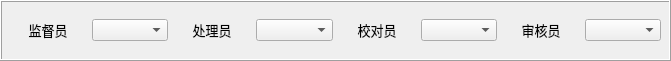
     <widget class="QFrame" name="frame_7">
      <property name="geometry">
       <rect>
        <x>460</x>
        <y>540</y>
        <width>671</width>
        <height>61</height>
       </rect>
      </property>
      <property name="frameShape">
       <enum>QFrame::Box</enum>
      </property>
      <property name="frameShadow">
       <enum>QFrame::Raised</enum>
      </property>
      <widget class="QWidget" name="layoutWidget">
       <property name="geometry">
        <rect>
         <x>10</x>
         <y>10</y>
         <width>651</width>
         <height>41</height>
        </rect>
       </property>
       <layout class="QGridLayout" name="gridLayout_11">
        <item row="0" column="0">
         <widget class="QLabel" name="label_51">
          <property name="font">
           <font>
            <family>黑体</family>
            <pointsize>10</pointsize>
            <weight>50</weight>
            <italic>false</italic>
            <bold>false</bold>
            <underline>false</underline>
           </font>
          </property>
          <property name="layoutDirection">
           <enum>Qt::LeftToRight</enum>
          </property>
          <property name="styleSheet">
           <string notr="true">font: 10pt &quot;黑体&quot;;</string>
          </property>
          <property name="text">
           <string>监督员</string>
          </property>
          <property name="alignment">
           <set>Qt::AlignCenter</set>
          </property>
         </widget>
        </item>
        <item row="0" column="1">
         <widget class="QComboBox" name="comboBox_3">
          <property name="styleSheet">
           <string notr="true">font: 10pt &quot;黑体&quot;;</string>
          </property>
         </widget>
        </item>
        <item row="0" column="2">
         <widget class="QLabel" name="label_52">
          <property name="font">
           <font>
            <family>黑体</family>
            <pointsize>10</pointsize>
            <weight>50</weight>
            <italic>false</italic>
            <bold>false</bold>
            <underline>false</underline>
           </font>
          </property>
          <property name="styleSheet">
           <string notr="true">font: 10pt &quot;黑体&quot;;</string>
          </property>
          <property name="text">
           <string>处理员</string>
          </property>
          <property name="alignment">
           <set>Qt::AlignCenter</set>
          </property>
         </widget>
        </item>
        <item row="0" column="3">
         <widget class="QComboBox" name="comboBox_2">
          <property name="styleSheet">
           <string notr="true">font: 10pt &quot;黑体&quot;;</string>
          </property>
         </widget>
        </item>
        <item row="0" column="4">
         <widget class="QLabel" name="label_53">
          <property name="font">
           <font>
            <family>黑体</family>
            <pointsize>10</pointsize>
            <weight>50</weight>
            <italic>false</italic>
            <bold>false</bold>
            <underline>false</underline>
           </font>
          </property>
          <property name="styleSheet">
           <string notr="true">font: 10pt &quot;黑体&quot;;</string>
          </property>
          <property name="text">
           <string>校对员</string>
          </property>
          <property name="alignment">
           <set>Qt::AlignCenter</set>
          </property>
         </widget>
        </item>
        <item row="0" column="5">
         <widget class="QComboBox" name="comboBox">
          <property name="styleSheet">
           <string notr="true">font: 10pt &quot;黑体&quot;;</string>
          </property>
         </widget>
        </item>
        <item row="0" column="6">
         <widget class="QLabel" name="label_54">
          <property name="font">
           <font>
            <family>黑体</family>
            <pointsize>10</pointsize>
            <weight>50</weight>
            <italic>false</italic>
            <bold>false</bold>
            <underline>false</underline>
           </font>
          </property>
          <property name="styleSheet">
           <string notr="true">font: 10pt &quot;黑体&quot;;</string>
          </property>
          <property name="text">
           <string>审核员</string>
          </property>
          <property name="alignment">
           <set>Qt::AlignCenter</set>
          </property>
         </widget>
        </item>
        <item row="0" column="7">
         <widget class="QComboBox" name="comboBox_4">
          <property name="styleSheet">
           <string notr="true">font: 10pt &quot;黑体&quot;;</string>
          </property>
         </widget>
        </item>
       </layout>
      </widget>
     </widget>
